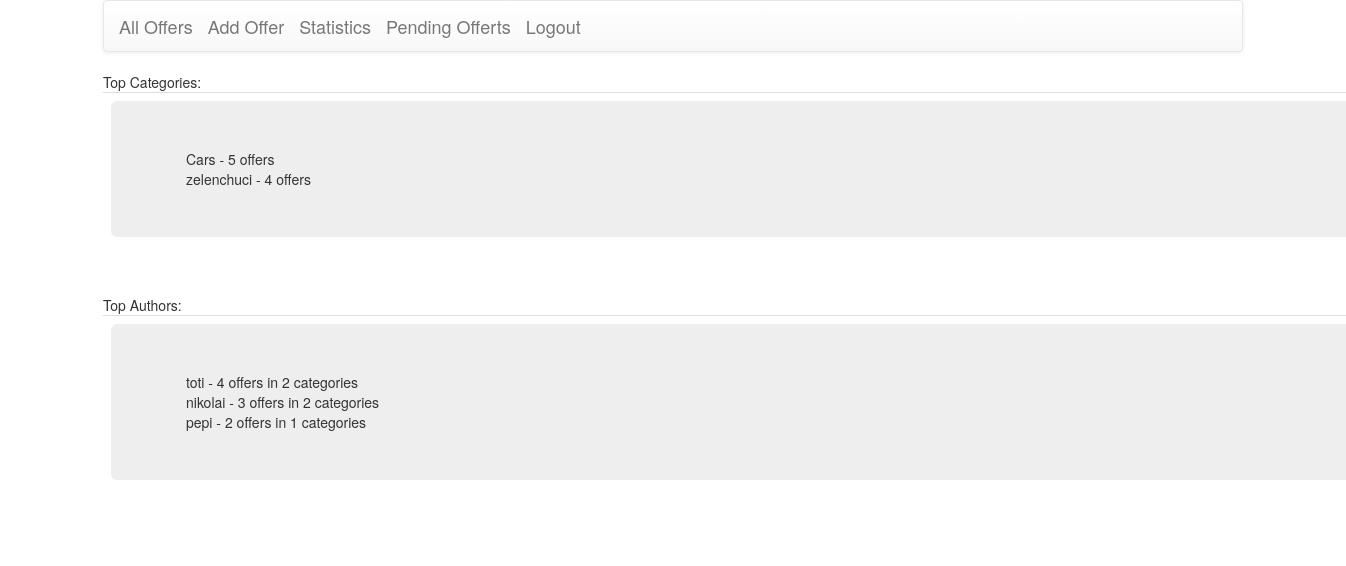
Screenshot of /stats/ (signed in) with the database file from the repository.
### simpleofferts/models.py (models this page shows, shortened)
class Categories(models.Model):
    title = models.CharField(max_length=50, unique=True)

### simpleofferts/views.py (the view)
# urls.py: url(r'^stats/$', StatsView.as_view(), name='stats'),
class StatsView(TemplateView):
    template_name = "simpleofferts/stats.html"
    def get_context_data(self, **kwargs):
        context = super(StatsView, self).get_context_data(**kwargs)
        context['top_categories'] = Categories.objects.all().annotate(number_of_oferts=Count('categorys__id')).order_by('-number_of_oferts')[:3]
        context['top_authors'] = SimpleOfert.objects.values("author__username").annotate(number_of_oferts=Count('author__id')).annotate(number_of_categorys=Count('category__id' ,distinct=True)).order_by('-number_of_oferts')[:3]
        return context

### templates/simpleofferts/stats.html
{% extends "simpleofferts/base.html" %}
{% block content %}
<span>Top Categories:</span>
<table class="table">
	<tbody>
		<tr><td>
			<div class="jumbotron">
				<div class="container" width="400px">
					{% for topcat in top_categories %}
					{{topcat.title}} - {{topcat.number_of_oferts}} offers <br>
					{% endfor %}
				</div>
			</div>
		</td></tr>
</tbody>
</table>
Top Authors:
<table class="table">
	<tbody>
		<tr><td>
			<div class="jumbotron">
				<div class="container" width="400px">
					{% for topauth in top_authors %}
					{{topauth.author__username}} - {{topauth.number_of_oferts}} offers in {{ topauth.number_of_categorys }} categories<br>
					{% endfor %}
				</div>
			</div>
		</td></tr>
</tbody>
</table>
{% endblock content %}

### rows the page displays
Categories: title "Cars", number_of_oferts "5"
Categories: title "zelenchuci", number_of_oferts "4"

### other values shown
{{ topauth.author__username }} "toti" "nikolai" "pepi"
{{ topauth.number_of_oferts }} "4" "3" "2"
{{ topauth.number_of_categorys }} "2" "2" "1"
